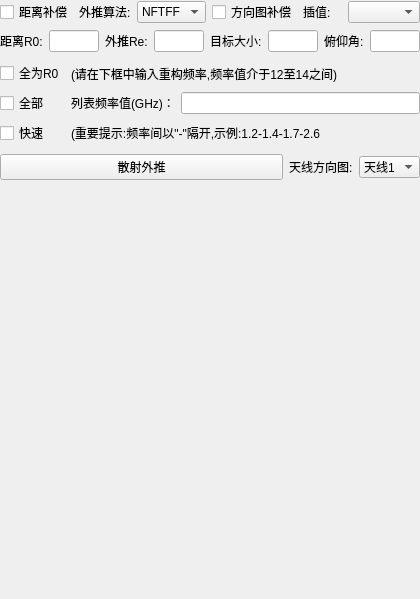
<?xml version="1.0" encoding="UTF-8"?>
<ui version="4.0">
 <class>FivthStepWidget</class>
 <widget class="QWidget" name="FivthStepWidget">
  <property name="geometry">
   <rect>
    <x>0</x>
    <y>0</y>
    <width>420</width>
    <height>599</height>
   </rect>
  </property>
  <property name="windowTitle">
   <string>Form</string>
  </property>
  <layout class="QVBoxLayout" name="verticalLayout_3">
   <property name="leftMargin">
    <number>0</number>
   </property>
   <property name="topMargin">
    <number>0</number>
   </property>
   <property name="rightMargin">
    <number>0</number>
   </property>
   <property name="bottomMargin">
    <number>0</number>
   </property>
   <item>
    <layout class="QHBoxLayout" name="horizontalLayout_12" stretch="1,1,1,1,1,1">
     <item>
      <widget class="QCheckBox" name="checkBoxExtroRangeCompen">
       <property name="text">
        <string>距离补偿</string>
       </property>
      </widget>
     </item>
     <item>
      <widget class="QLabel" name="label_10">
       <property name="text">
        <string>外推算法:</string>
       </property>
      </widget>
     </item>
     <item>
      <widget class="QComboBox" name="comboBoxExtroMethod">
       <item>
        <property name="text">
         <string>NFTFF</string>
        </property>
       </item>
       <item>
        <property name="text">
         <string>INFTFF</string>
        </property>
       </item>
      </widget>
     </item>
     <item>
      <widget class="QCheckBox" name="checkBoxExtroAntennaCompen">
       <property name="text">
        <string>方向图补偿</string>
       </property>
      </widget>
     </item>
     <item>
      <widget class="QLabel" name="label_11">
       <property name="text">
        <string>插值:</string>
       </property>
      </widget>
     </item>
     <item>
      <widget class="QComboBox" name="comboBoxExtroAnpens_InterpMethod"/>
     </item>
    </layout>
   </item>
   <item>
    <layout class="QHBoxLayout" name="horizontalLayout_14">
     <item>
      <widget class="QLabel" name="label_14">
       <property name="text">
        <string>距离R0:</string>
       </property>
      </widget>
     </item>
     <item>
      <widget class="QLineEdit" name="textBoxExtro_Origindistence"/>
     </item>
     <item>
      <widget class="QLabel" name="label_15">
       <property name="text">
        <string>外推Re:</string>
       </property>
      </widget>
     </item>
     <item>
      <widget class="QLineEdit" name="textBoxExtro_Extrodistence"/>
     </item>
     <item>
      <widget class="QLabel" name="label_16">
       <property name="text">
        <string>目标大小:</string>
       </property>
      </widget>
     </item>
     <item>
      <widget class="QLineEdit" name="textBoxExtroTargetSIze"/>
     </item>
     <item>
      <widget class="QLabel" name="label_17">
       <property name="text">
        <string>俯仰角:</string>
       </property>
      </widget>
     </item>
     <item>
      <widget class="QLineEdit" name="textBoxPitch"/>
     </item>
    </layout>
   </item>
   <item>
    <layout class="QHBoxLayout" name="horizontalLayout_16">
     <item>
      <layout class="QVBoxLayout" name="verticalLayout_2">
       <property name="topMargin">
        <number>3</number>
       </property>
       <property name="bottomMargin">
        <number>3</number>
       </property>
       <item>
        <widget class="QCheckBox" name="checkBoxExtro_allisr0">
         <property name="text">
          <string>全为R0</string>
         </property>
        </widget>
       </item>
       <item>
        <widget class="QCheckBox" name="checkBoxExtroAllFreq">
         <property name="text">
          <string>全部</string>
         </property>
        </widget>
       </item>
       <item>
        <widget class="QCheckBox" name="checkBoxFastMode">
         <property name="text">
          <string>快速</string>
         </property>
        </widget>
       </item>
      </layout>
     </item>
     <item>
      <layout class="QVBoxLayout" name="verticalLayout">
       <property name="topMargin">
        <number>3</number>
       </property>
       <property name="bottomMargin">
        <number>3</number>
       </property>
       <item>
        <widget class="QLabel" name="label_18">
         <property name="text">
          <string>(请在下框中输入重构频率,频率值介于12至14之间)</string>
         </property>
        </widget>
       </item>
       <item>
        <layout class="QHBoxLayout" name="horizontalLayout_15" stretch="0,0">
         <item>
          <widget class="QLabel" name="label_20">
           <property name="text">
            <string>列表频率值(GHz)：</string>
           </property>
          </widget>
         </item>
         <item>
          <widget class="QLineEdit" name="textBoxExtroFreqlist"/>
         </item>
        </layout>
       </item>
       <item>
        <widget class="QLabel" name="label_21">
         <property name="text">
          <string>(重要提示:频率间以&quot;-&quot;隔开,示例:1.2-1.4-1.7-2.6</string>
         </property>
        </widget>
       </item>
      </layout>
     </item>
    </layout>
   </item>
   <item>
    <layout class="QHBoxLayout" name="horizontalLayout_17" stretch="2,0,0">
     <item>
      <widget class="QPushButton" name="ButtonExtropo">
       <property name="text">
        <string>散射外推</string>
       </property>
      </widget>
     </item>
     <item>
      <widget class="QLabel" name="label_22">
       <property name="text">
        <string>天线方向图:</string>
       </property>
      </widget>
     </item>
     <item>
      <widget class="QComboBox" name="comboBoxAntennaPatternType">
       <item>
        <property name="text">
         <string>天线1</string>
        </property>
       </item>
       <item>
        <property name="text">
         <string>天线2</string>
        </property>
       </item>
      </widget>
     </item>
    </layout>
   </item>
   <item>
    <spacer name="verticalSpacer">
     <property name="orientation">
      <enum>Qt::Vertical</enum>
     </property>
     <property name="sizeHint" stdset="0">
      <size>
       <width>20</width>
       <height>162</height>
      </size>
     </property>
    </spacer>
   </item>
  </layout>
 </widget>
 <resources/>
 <connections/>
</ui>
